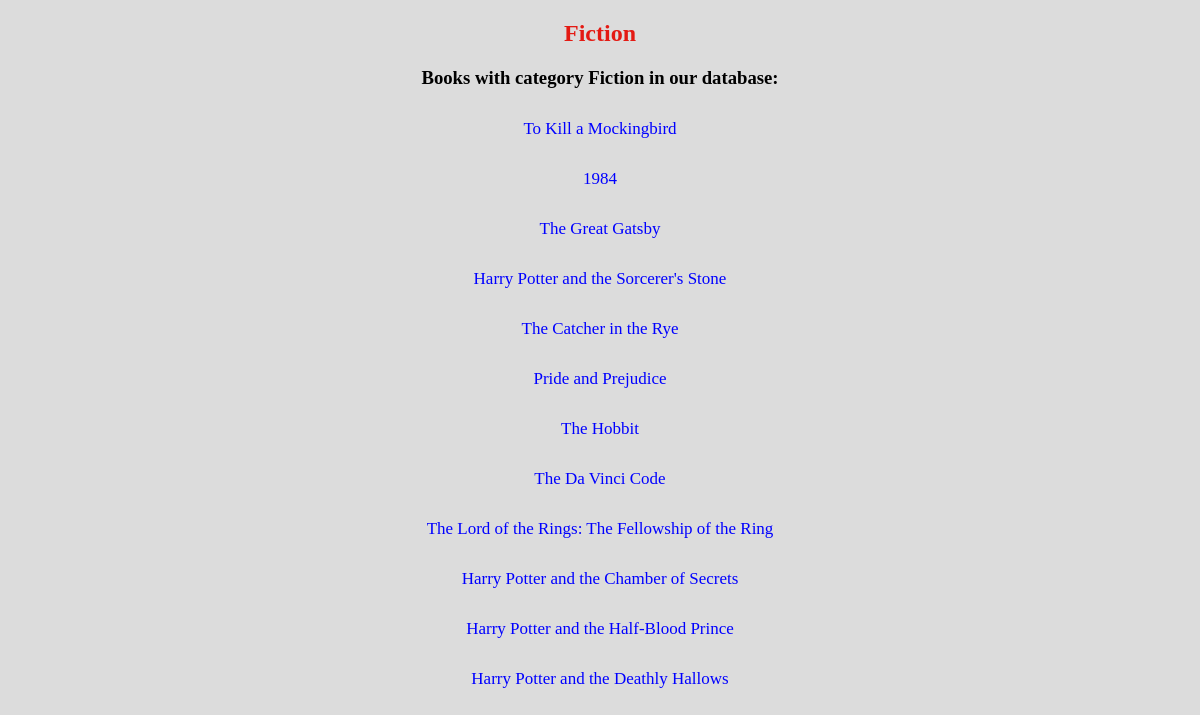
Page /category/1/ on the committed database.
### market/models/category.py (models this page shows, shortened)
class Category(models.Model):
    name = models.CharField(max_length=50, verbose_name=_("Category Name"))
    class Meta:
        verbose_name = _("Category")
        verbose_name_plural = _("Categories")

### market/models/book.py (models this page shows, shortened)
class Book(models.Model):
    title = models.CharField(max_length=100, verbose_name=_("Title"))
    cover = models.IntegerField(choices=Cover.choices, default=Cover.SOLID, verbose_name=_("Cover"))
    page_count = models.IntegerField(verbose_name=_("Page Count"))
    price = models.DecimalField(max_digits=10, decimal_places=2, verbose_name=_("Price"))
    image = models.ImageField(upload_to='book', verbose_name=_("Image"))
    created_at = models.DateTimeField(auto_now_add=True, verbose_name=_("Created At"))
    updated_at = models.DateTimeField(auto_now=True, verbose_name=_("Updated At"))
    author = models.ForeignKey(Author, on_delete=models.CASCADE, blank=True, null=True, verbose_name=_("Author"))
    category = models.ManyToManyField(Category, verbose_name=_("Category"))
    class Meta:
        verbose_name = _("Book")
        verbose_name_plural = _("Books")

### market/views/category.py (the view)
# urls.py: path('category/<int:category_id>/', get_category, name='category'),
def get_category(request, category_id):
    category = get_object_or_404(Category, pk=category_id)
    books = category.book_set.all()
    return render(request, 'category/category_detail.html', {'category': category, 'books': books})

### market/templates/category/category_detail.html (shortened to what this page needs)
<!DOCTYPE html>
<html lang="en">
<head>
    {% load static %}
    <link rel="stylesheet" type="text/css" href="{% static 'css/author/author_detail.css' %}">
</head>
<body>
    <h2>{{ category.name }}</h2>
    <h3>Books with category {{ category.name }} in our database:</h3>
    <ul>
        {% for book in books %}
            <li><a href="/book/{{ book.id }}">{{ book.title }}</a></li>
        {% endfor %}
    </ul>
</body>
</html>

### market/static/css/author/author_detail.css (style rules this page uses)
body { background-color: rgb(220, 220, 220); margin: 0; padding: 0; text-align: center; }
ul { list-style-type: none; padding: 0; }
h2 { color: #e41a13; }
li { font-size: 17px; margin-top: 30px; }
a { all:unset; cursor: pointer; color: blue; }

### rows in the picture
Category: name "Fiction"
Book: title "To Kill a Mockingbird"
Book: title "1984"
Book: title "The Great Gatsby"
Book: title "Harry Potter and the Sorcerer's Stone"
Book: title "The Catcher in the Rye"
Book: title "Pride and Prejudice"
Book: title "The Hobbit"
Book: title "The Da Vinci Code"
Book: title "The Lord of the Rings: The Fellowship of the Ring"
Book: title "Harry Potter and the Chamber of Secrets"
Book: title "Harry Potter and the Half-Blood Prince"
Book: title "Harry Potter and the Deathly Hallows"
